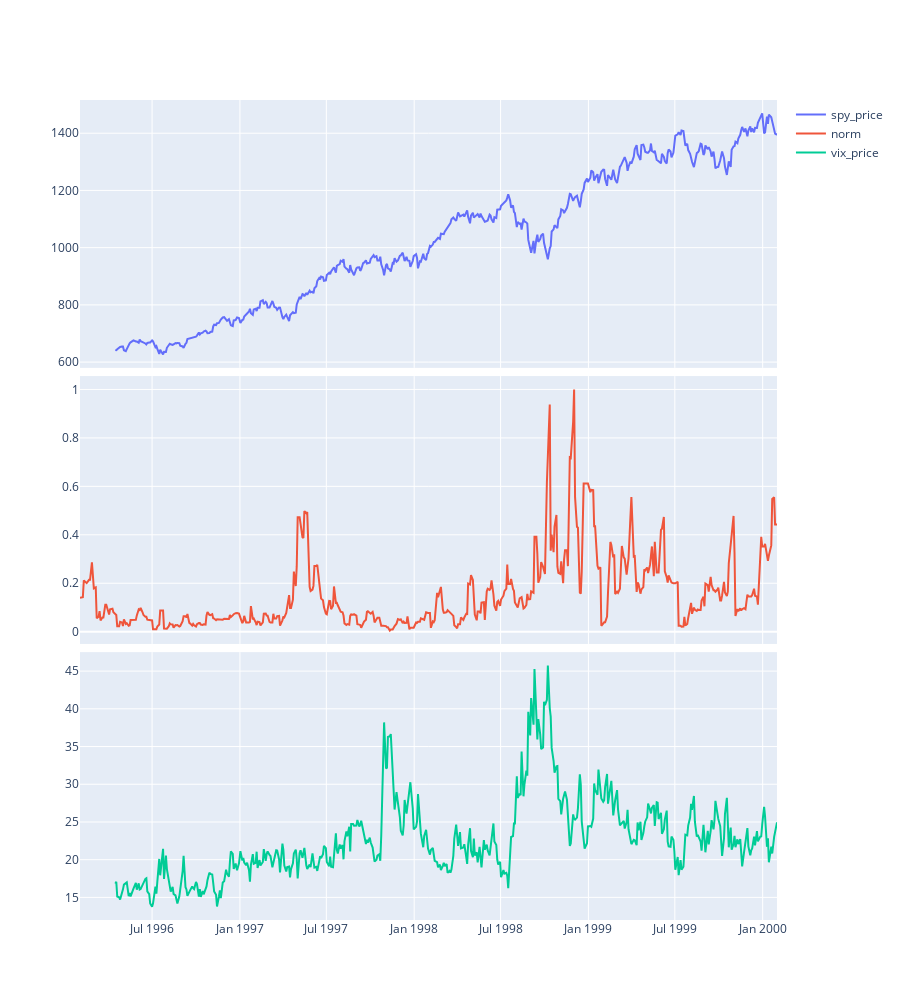

The code cell stored with this chart in its notebook:
### Code cell
# Figure 10 left side

dates = ["1996-02-01", "2000-02-01"]
clean_data = yf.download("^GSPC ^VIX", start=dates[0], end=dates[1], interval = "1d", group_by = "ticker").xs("Adj Close", level=1, axis=1)

calced_df = pd.DataFrame(
    {
        # "log_price": log_price[1:],
        "spy_price": clean_data["^GSPC"][50:],
        "norm": norm[:,1][1:],
        "vix_price": clean_data["^VIX"][50:]
        # "log_returns": np.diff(log_price),
    },
    index = y_sw[1:]
)


fig = make_subplots(rows=len(calced_df.keys()), cols=1, shared_xaxes=True, vertical_spacing = 0.01)
fig.update_layout(
    height=1000,
)

# plot all time series in calced_df, if norm, first normalize array then plot
for i, col in enumerate(calced_df.keys(), start=1):
    if col == "norm":
        normed_norm = calced_df[dates[0]:dates[1]][col].values/max(calced_df[dates[0]:dates[1]][col].values)
        fig.add_trace(go.Scatter(x=calced_df[dates[0]:dates[1]][col].index, y=normed_norm, name=col), row=i, col=1)
    else:
        fig.add_trace(go.Scatter(x=calced_df[dates[0]:dates[1]][col].index, y=calced_df[dates[0]:dates[1]][col].values, name=col), row=i, col=1)
    
fig.show()

### Figure 1 — Plotly figure (JSON) as saved in the notebook; plotly's stock layout.template omitted (floating-point values rounded to 4 significant figures; data arrays with more than 128 entries replaced by an {"elided": "..."} marker saying what was removed)
{"data": [{"name": "spy_price", "type": "scatter", "x": {"elided": "505 str values"}, "xaxis": "x", "y": {"elided": "505 float values"}, "yaxis": "y"}, {"name": "norm", "type": "scatter", "x": {"elided": "505 str values"}, "xaxis": "x2", "y": {"elided": "505 float values"}, "yaxis": "y2"}, {"name": "vix_price", "type": "scatter", "x": {"elided": "505 str values"}, "xaxis": "x3", "y": {"elided": "505 float values"}, "yaxis": "y3"}], "layout": {"height": 1000, "xaxis": {"anchor": "y", "domain": [0, 1], "matches": "x3", "showticklabels": false}, "xaxis2": {"anchor": "y2", "domain": [0, 1], "matches": "x3", "showticklabels": false}, "xaxis3": {"anchor": "y3", "domain": [0, 1]}, "yaxis": {"anchor": "x", "domain": [0.6733, 1]}, "yaxis2": {"anchor": "x2", "domain": [0.3367, 0.6633]}, "yaxis3": {"anchor": "x3", "domain": [0, 0.3267]}}}
